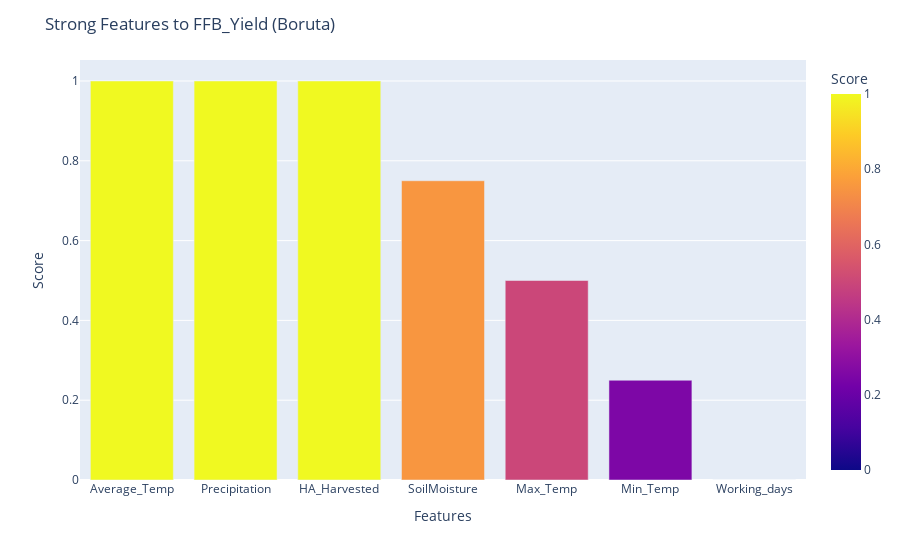

Notebook source saved alongside this figure:
### Code cell
X = palm_df.drop(columns=['Date', 'FFB_Yield'])
y = palm_df['FFB_Yield']

rf = RandomForestRegressor(n_jobs= 4,oob_score= True)
feat_selector = bp(rf, n_estimators = 'auto', random_state = 1)

feat_selector.fit(X.values, y.ravel())

boruta_score = ranking(list(map(float, feat_selector.ranking_)), X.columns, order = -1)
boruta_score = pd.DataFrame(list(boruta_score.items()), columns = ['Features','Score'])
boruta_score = boruta_score.sort_values('Score', ascending = False)

fig = px.bar(boruta_score, x='Features', y='Score', color='Score', height=700)
fig.update_layout(title='Strong Features to FFB_Yield (Boruta)')
fig.show()

### Figure 1 — Plotly figure (JSON) as saved in the notebook; plotly's stock layout.template omitted (floating-point values rounded to 4 significant figures)
{"data": [{"alignmentgroup": "True", "hovertemplate": "Features=%{x}<br>Score=%{marker.color}<extra></extra>", "legendgroup": "", "marker": {"color": [1, 1, 1, 0.75, 0.5, 0.25, 0], "coloraxis": "coloraxis", "pattern": {"shape": ""}}, "name": "", "offsetgroup": "", "orientation": "v", "showlegend": false, "textposition": "auto", "type": "bar", "x": ["Average_Temp", "Precipitation", "HA_Harvested", "SoilMoisture", "Max_Temp", "Min_Temp", "Working_days"], "xaxis": "x", "y": [1, 1, 1, 0.75, 0.5, 0.25, 0], "yaxis": "y"}], "layout": {"autosize": true, "barmode": "relative", "coloraxis": {"colorbar": {"title": {"text": "Score"}}, "colorscale": [[0, "#0d0887"], [0.1111, "#46039f"], [0.2222, "#7201a8"], [0.3333, "#9c179e"], [0.4444, "#bd3786"], [0.5556, "#d8576b"], [0.6667, "#ed7953"], [0.7778, "#fb9f3a"], [0.8889, "#fdca26"], [1, "#f0f921"]]}, "legend": {"tracegroupgap": 0}, "margin": {"t": 60}, "title": {"text": "Strong Features to FFB_Yield (Boruta)"}, "xaxis": {"anchor": "y", "autorange": true, "domain": [0, 1], "range": [-0.5, 6.5], "title": {"text": "Features"}, "type": "category"}, "yaxis": {"anchor": "x", "autorange": true, "domain": [0, 1], "range": [0, 1.053], "title": {"text": "Score"}, "type": "linear"}}}
